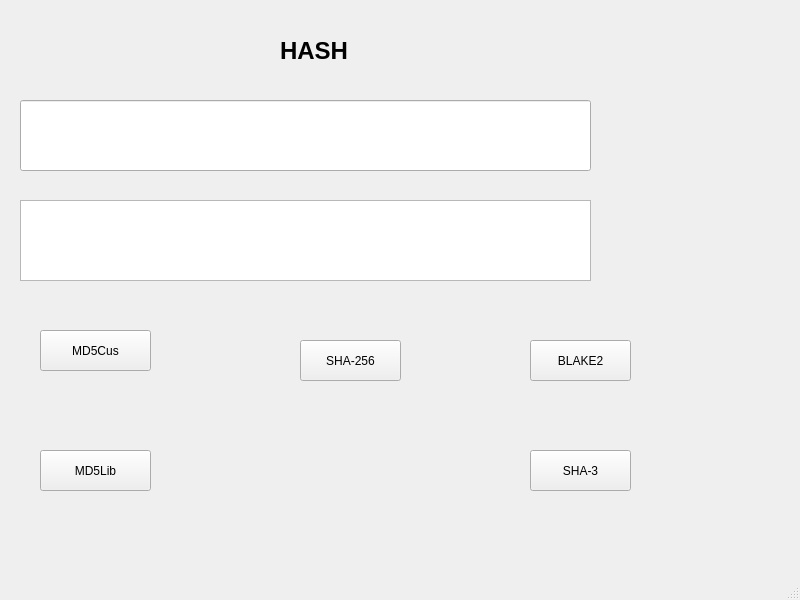
<?xml version="1.0" encoding="UTF-8"?>
<ui version="4.0">
 <class>MainWindow</class>
 <widget class="QMainWindow" name="MainWindow">
  <property name="geometry">
   <rect>
    <x>0</x>
    <y>0</y>
    <width>800</width>
    <height>600</height>
   </rect>
  </property>
  <property name="windowTitle">
   <string>MainWindow</string>
  </property>
  <widget class="QWidget" name="centralwidget">
   <widget class="QLabel" name="label">
    <property name="geometry">
     <rect>
      <x>280</x>
      <y>20</y>
      <width>171</width>
      <height>61</height>
     </rect>
    </property>
    <property name="font">
     <font>
      <pointsize>18</pointsize>
      <weight>75</weight>
      <bold>true</bold>
     </font>
    </property>
    <property name="text">
     <string>HASH</string>
    </property>
   </widget>
   <widget class="QLineEdit" name="inputLineEdit">
    <property name="geometry">
     <rect>
      <x>20</x>
      <y>100</y>
      <width>571</width>
      <height>71</height>
     </rect>
    </property>
   </widget>
   <widget class="QTextEdit" name="resultTextEdit">
    <property name="geometry">
     <rect>
      <x>20</x>
      <y>200</y>
      <width>571</width>
      <height>81</height>
     </rect>
    </property>
   </widget>
   <widget class="QPushButton" name="md5CustomButton">
    <property name="geometry">
     <rect>
      <x>40</x>
      <y>330</y>
      <width>111</width>
      <height>41</height>
     </rect>
    </property>
    <property name="text">
     <string>MD5Cus</string>
    </property>
   </widget>
   <widget class="QPushButton" name="md5LibButton">
    <property name="geometry">
     <rect>
      <x>40</x>
      <y>450</y>
      <width>111</width>
      <height>41</height>
     </rect>
    </property>
    <property name="text">
     <string>MD5Lib</string>
    </property>
   </widget>
   <widget class="QPushButton" name="sha256Button">
    <property name="geometry">
     <rect>
      <x>300</x>
      <y>340</y>
      <width>101</width>
      <height>41</height>
     </rect>
    </property>
    <property name="text">
     <string>SHA-256</string>
    </property>
   </widget>
   <widget class="QPushButton" name="sha3Button">
    <property name="geometry">
     <rect>
      <x>530</x>
      <y>450</y>
      <width>101</width>
      <height>41</height>
     </rect>
    </property>
    <property name="text">
     <string>SHA-3</string>
    </property>
   </widget>
   <widget class="QPushButton" name="blake2Button">
    <property name="geometry">
     <rect>
      <x>530</x>
      <y>340</y>
      <width>101</width>
      <height>41</height>
     </rect>
    </property>
    <property name="text">
     <string>BLAKE2</string>
    </property>
   </widget>
  </widget>
  <widget class="QMenuBar" name="menubar">
   <property name="geometry">
    <rect>
     <x>0</x>
     <y>0</y>
     <width>800</width>
     <height>26</height>
    </rect>
   </property>
  </widget>
  <widget class="QStatusBar" name="statusbar"/>
 </widget>
 <resources/>
 <connections/>
</ui>
